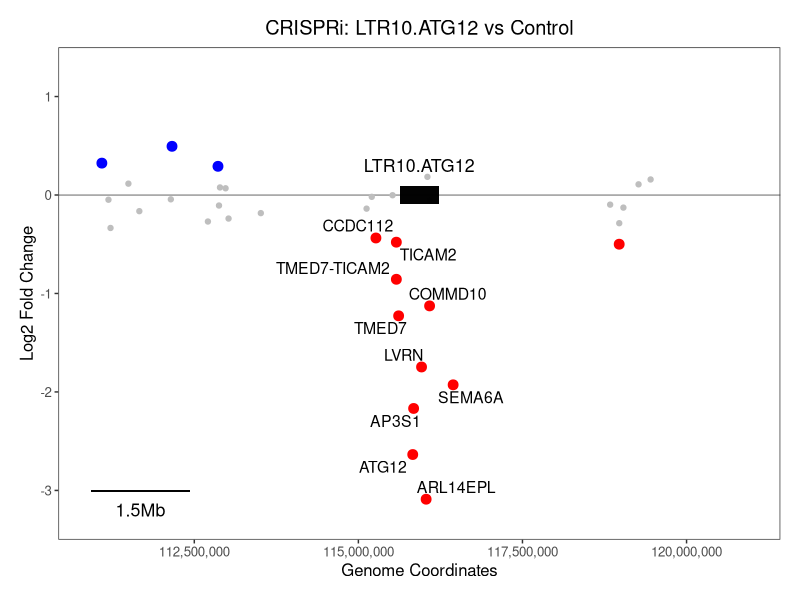

Write R code to recreate this figure.
# Clear workspace
rm(list = ls())

library(ggplot2)
library(ggrepel)

# Read in the deseq2 table
deseq_table_atg12ltr10i <- read.table("deseq2_results_genes_atg12ltr10i_vs_ctrl.tab", header = TRUE, sep="\t")
head(deseq_table_atg12ltr10i)

# Read in the gene coordinates table and make the gene names the row names
gencode34_genename_genecoords <- read.table("gencode34_genename_genecoords.txt", header = FALSE, sep="\t", row.names=1)
head(gencode34_genename_genecoords)  
nrow(gencode34_genename_genecoords)

# Merge tables by row names to add gene coordinates to each gene name
deseq_with_gene_coords <- merge(deseq_table_atg12ltr10i, gencode34_genename_genecoords, by=0)
head(deseq_with_gene_coords)
nrow(deseq_with_gene_coords)
#14772

# Set first column (gene names) to be the rownames again
rownames(deseq_with_gene_coords) <- deseq_with_gene_coords[,1]
head(deseq_with_gene_coords)

# Add better names to header
colnames(deseq_with_gene_coords) = c("geneName", "baseMean", "log2FoldChange", "lfcSE", "pvalue", "padj", "geneChr", "geneStart", "geneEnd") 
head(deseq_with_gene_coords)

# Plot it
ggplot(deseq_with_gene_coords, aes(geneStart, log2FoldChange), colour="grey") +
  scale_color_discrete(name = 'Labels') +
  theme_bw() + 
  geom_hline(aes(yintercept = 0), size=0.2) +
  ggtitle("CRISPRi: LTR10.ATG12 vs Control") +
  theme(plot.title = element_text(hjust = 0.5)) +
  # change plot margins (order is top, right, bottom, left)
  theme(plot.margin=unit(c(0.5,0.5,0.5,0.5),"cm")) +
  theme(panel.grid.major = element_blank(), panel.grid.minor = element_blank()) +
  labs(y="Log2 Fold Change", x = "Genome Coordinates") +
  # Set all dots color to grey
  geom_point(data=deseq_with_gene_coords[which(deseq_with_gene_coords$geneChr=="chr5"),], colour = "grey", size = 1.5) + 
  # add annotation for the targeted LTR10 element
  annotate("rect", xmin=115928578-300000, xmax=115928578+300000, ymin=-0.09, ymax=0.09, alpha=0.99, fill="black") +
  annotate("text", x=115928578, y=0.3, label = "LTR10.ATG12", size=4.5, family="Helvetica") +
  # add annotation for the scale bar
  annotate("rect", xmin=115928578-5000000, xmax=115928578-5000000+1500000, ymin=-3, ymax=-3.02, alpha=0.99, fill="black") +
  annotate("text", x=115928578-5000000+750000, y=-3.2, label = "1.5Mb", size=4.5, family="Helvetica") +
  # If pvalue<0.05, change dot color to blue
  geom_point(data=deseq_with_gene_coords[which(deseq_with_gene_coords$geneChr=="chr5" & deseq_with_gene_coords $padj <0.05 & deseq_with_gene_coords $log2FoldChange>0),],  colour = "blue", size = 3) +
  # Highlight in red genes within 1Mb of targeted LTR10 (still requiring pval<0.05 and log2fc<0)
  geom_point(data=deseq_with_gene_coords[which(deseq_with_gene_coords$geneChr=="chr5" & deseq_with_gene_coords $padj<0.05 & deseq_with_gene_coords $log2FoldChange<0),], colour = "red", size=3) +
  # Add text label for down-regulated genes within 1.5Mb of LTR10 
  geom_text_repel(data=deseq_with_gene_coords[which(deseq_with_gene_coords$geneChr=="chr5" & deseq_with_gene_coords$padj<0.05 & deseq_with_gene_coords$log2FoldChange<0 & deseq_with_gene_coords $geneStart>(115928578-1500000) & deseq_with_gene_coords $geneStart<(115928578+1500000)),], mapping = aes(geneStart, log2FoldChange, label = rownames(deseq_with_gene_coords[which(deseq_with_gene_coords$geneChr=="chr5" & deseq_with_gene_coords $padj<0.05 & deseq_with_gene_coords $log2FoldChange<0 & deseq_with_gene_coords $geneStart>(115928578-1500000) & deseq_with_gene_coords $geneStart<(115928578+1500000)),])),size=4,force=2) +
  # Set the viewing window to be 10Mb centered around LTR10
  scale_x_continuous(labels = scales::comma, limits = c(115928578-5000000,115928578+5000000)) +
  scale_y_continuous(expand = c(0,0),  limits = c(-3.5,1.5)) +
  theme(text=element_text(size=12,family="Helvetica"))

# export pdf 4.5 by 6 inches

# Coordinates of enhancers and genes:
# LTR10.ATG12 enhancer at chr5 115928578
# LTR10.XRCC4 enhancer at chr5 82969145
# LTR10.MEF2D enhancer at chr1 156398365
# LTR10.FGF2 enhancer at chr4 122786289
# LTR10.MCPH1 enhancer at chr8 6648824
# LTR10.KDM6A enhancer at chrX 45005875

# ATG12 gene at chr5 115828199
# FOSL1 gene at chr11 65892048
# JUN gene at chr1 58780790
